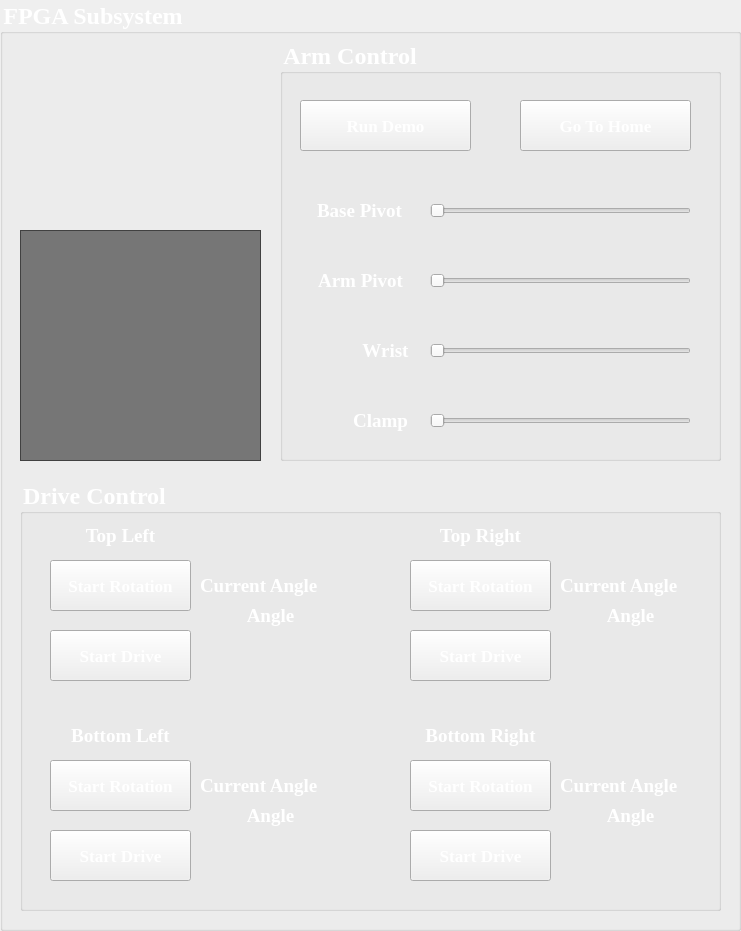
  <widget class="QGroupBox" name="FPGA_Subsytem">
   <property name="geometry">
    <rect>
     <x>1160</x>
     <y>20</y>
     <width>741</width>
     <height>931</height>
    </rect>
   </property>
   <property name="font">
    <font>
     <family>Georgia</family>
     <pointsize>18</pointsize>
     <weight>75</weight>
     <bold>true</bold>
    </font>
   </property>
   <property name="styleSheet">
    <string notr="true">color: rgb(255, 255, 255);</string>
   </property>
   <property name="title">
    <string>FPGA Subsystem</string>
   </property>
   <widget class="QGroupBox" name="Arm_Control">
    <property name="geometry">
     <rect>
      <x>280</x>
      <y>40</y>
      <width>441</width>
      <height>421</height>
     </rect>
    </property>
    <property name="font">
     <font>
      <family>Georgia</family>
      <pointsize>18</pointsize>
      <weight>75</weight>
      <bold>true</bold>
     </font>
    </property>
    <property name="styleSheet">
     <string notr="true">color: rgb(255, 255, 255);</string>
    </property>
    <property name="title">
     <string>Arm Control</string>
    </property>
    <widget class="QPushButton" name="Arm_Demo_Button">
     <property name="geometry">
      <rect>
       <x>20</x>
       <y>60</y>
       <width>171</width>
       <height>51</height>
      </rect>
     </property>
     <property name="font">
      <font>
       <family>Georgia</family>
       <pointsize>13</pointsize>
       <weight>75</weight>
       <bold>true</bold>
      </font>
     </property>
     <property name="styleSheet">
      <string notr="true">color: rgb(255, 255, 255);
background-color: qconicalgradient(cx:0.5, cy:0.5, angle:0, stop:0 rgba(0, 0, 0, 255), stop:0.16 rgba(97, 76, 15, 255), stop:0.225 rgba(115, 97, 28, 255), stop:0.285 rgba(93, 83, 33, 255), stop:0.345 rgba(105, 98, 45, 255), stop:0.415 rgba(127, 123, 58, 255), stop:0.52 rgba(166, 151, 60, 255), stop:0.57 rgba(151, 126, 41, 255), stop:0.635 rgba(133, 112, 33, 255), stop:0.695 rgba(162, 139, 54, 255), stop:0.75 rgba(157, 145, 62, 255), stop:0.815 rgba(171, 153, 60, 255), stop:0.88 rgba(167, 139, 45, 255), stop:0.935 rgba(112, 88, 21, 255), stop:1 rgba(0, 0, 0, 255));</string>
     </property>
     <property name="text">
      <string>Run Demo</string>
     </property>
    </widget>
    <widget class="QSlider" name="Base_Pivot_Slider_1">
     <property name="geometry">
      <rect>
       <x>150</x>
       <y>150</y>
       <width>261</width>
       <height>41</height>
      </rect>
     </property>
     <property name="styleSheet">
      <string notr="true">background-color: qconicalgradient(cx:0.5, cy:0.5, angle:0, stop:0 rgba(35, 40, 3, 255), stop:0.16 rgba(136, 106, 22, 255), stop:0.225 rgba(166, 140, 41, 255), stop:0.285 rgba(176, 156, 63, 255), stop:0.345 rgba(175, 163, 76, 255), stop:0.415 rgba(194, 187, 89, 255), stop:0.52 rgba(209, 190, 76, 255), stop:0.57 rgba(187, 156, 51, 255), stop:0.635 rgba(168, 142, 42, 255), stop:0.695 rgba(202, 174, 68, 255), stop:0.75 rgba(203, 188, 80, 255), stop:0.815 rgba(208, 187, 73, 255), stop:0.88 rgba(187, 156, 51, 255), stop:0.935 rgba(137, 108, 26, 255), stop:1 rgba(35, 40, 3, 255));
selection-background-color: rgb(0, 0, 0);
selection-color: rgb(0, 0, 0);
alternate-background-color: rgb(0, 0, 0);
color: rgb(0, 0, 0);</string>
     </property>
     <property name="orientation">
      <enum>Qt::Horizontal</enum>
     </property>
    </widget>
    <widget class="QLabel" name="Base_Pivot_Label">
     <property name="geometry">
      <rect>
       <x>19</x>
       <y>160</y>
       <width>121</width>
       <height>21</height>
      </rect>
     </property>
     <property name="font">
      <font>
       <family>Georgia</family>
       <pointsize>14</pointsize>
       <weight>75</weight>
       <bold>true</bold>
      </font>
     </property>
     <property name="styleSheet">
      <string notr="true">color: rgb(255, 255, 255)</string>
     </property>
     <property name="text">
      <string>Base Pivot</string>
     </property>
     <property name="alignment">
      <set>Qt::AlignCenter</set>
     </property>
    </widget>
    <widget class="QLabel" name="Arm_Pivot_Label">
     <property name="geometry">
      <rect>
       <x>20</x>
       <y>230</y>
       <width>121</width>
       <height>21</height>
      </rect>
     </property>
     <property name="font">
      <font>
       <family>Georgia</family>
       <pointsize>14</pointsize>
       <weight>75</weight>
       <bold>true</bold>
      </font>
     </property>
     <property name="styleSheet">
      <string notr="true">color: rgb(255, 255, 255)</string>
     </property>
     <property name="text">
      <string>Arm Pivot</string>
     </property>
     <property name="alignment">
      <set>Qt::AlignCenter</set>
     </property>
    </widget>
    <widget class="QLabel" name="Wrist_Label">
     <property name="geometry">
      <rect>
       <x>60</x>
       <y>300</y>
       <width>91</width>
       <height>21</height>
      </rect>
     </property>
     <property name="font">
      <font>
       <family>Georgia</family>
       <pointsize>14</pointsize>
       <weight>75</weight>
       <bold>true</bold>
      </font>
     </property>
     <property name="styleSheet">
      <string notr="true">color: rgb(255, 255, 255)</string>
     </property>
     <property name="text">
      <string>Wrist</string>
     </property>
     <property name="alignment">
      <set>Qt::AlignCenter</set>
     </property>
    </widget>
    <widget class="QSlider" name="Arm_Pivot_Slider">
     <property name="geometry">
      <rect>
       <x>150</x>
       <y>220</y>
       <width>261</width>
       <height>41</height>
      </rect>
     </property>
     <property name="styleSheet">
      <string notr="true">background-color: qconicalgradient(cx:0.5, cy:0.5, angle:0, stop:0 rgba(35, 40, 3, 255), stop:0.16 rgba(136, 106, 22, 255), stop:0.225 rgba(166, 140, 41, 255), stop:0.285 rgba(176, 156, 63, 255), stop:0.345 rgba(175, 163, 76, 255), stop:0.415 rgba(194, 187, 89, 255), stop:0.52 rgba(209, 190, 76, 255), stop:0.57 rgba(187, 156, 51, 255), stop:0.635 rgba(168, 142, 42, 255), stop:0.695 rgba(202, 174, 68, 255), stop:0.75 rgba(203, 188, 80, 255), stop:0.815 rgba(208, 187, 73, 255), stop:0.88 rgba(187, 156, 51, 255), stop:0.935 rgba(137, 108, 26, 255), stop:1 rgba(35, 40, 3, 255));
selection-background-color: rgb(0, 0, 0);
selection-color: rgb(0, 0, 0);
alternate-background-color: rgb(0, 0, 0);
color: rgb(0, 0, 0);</string>
     </property>
     <property name="orientation">
      <enum>Qt::Horizontal</enum>
     </property>
    </widget>
    <widget class="QSlider" name="Wrist_Slider">
     <property name="geometry">
      <rect>
       <x>150</x>
       <y>290</y>
       <width>261</width>
       <height>41</height>
      </rect>
     </property>
     <property name="styleSheet">
      <string notr="true">background-color: qconicalgradient(cx:0.5, cy:0.5, angle:0, stop:0 rgba(35, 40, 3, 255), stop:0.16 rgba(136, 106, 22, 255), stop:0.225 rgba(166, 140, 41, 255), stop:0.285 rgba(176, 156, 63, 255), stop:0.345 rgba(175, 163, 76, 255), stop:0.415 rgba(194, 187, 89, 255), stop:0.52 rgba(209, 190, 76, 255), stop:0.57 rgba(187, 156, 51, 255), stop:0.635 rgba(168, 142, 42, 255), stop:0.695 rgba(202, 174, 68, 255), stop:0.75 rgba(203, 188, 80, 255), stop:0.815 rgba(208, 187, 73, 255), stop:0.88 rgba(187, 156, 51, 255), stop:0.935 rgba(137, 108, 26, 255), stop:1 rgba(35, 40, 3, 255));
selection-background-color: rgb(0, 0, 0);
selection-color: rgb(0, 0, 0);
alternate-background-color: rgb(0, 0, 0);
color: rgb(0, 0, 0);</string>
     </property>
     <property name="orientation">
      <enum>Qt::Horizontal</enum>
     </property>
    </widget>
    <widget class="QPushButton" name="Arm_Home_Button">
     <property name="geometry">
      <rect>
       <x>240</x>
       <y>60</y>
       <width>171</width>
       <height>51</height>
      </rect>
     </property>
     <property name="font">
      <font>
       <family>Georgia</family>
       <pointsize>13</pointsize>
       <weight>75</weight>
       <bold>true</bold>
      </font>
     </property>
     <property name="styleSheet">
      <string notr="true">color: rgb(255, 255, 255);
background-color: qconicalgradient(cx:0.5, cy:0.5, angle:0, stop:0 rgba(0, 0, 0, 255), stop:0.16 rgba(97, 76, 15, 255), stop:0.225 rgba(115, 97, 28, 255), stop:0.285 rgba(93, 83, 33, 255), stop:0.345 rgba(105, 98, 45, 255), stop:0.415 rgba(127, 123, 58, 255), stop:0.52 rgba(166, 151, 60, 255), stop:0.57 rgba(151, 126, 41, 255), stop:0.635 rgba(133, 112, 33, 255), stop:0.695 rgba(162, 139, 54, 255), stop:0.75 rgba(157, 145, 62, 255), stop:0.815 rgba(171, 153, 60, 255), stop:0.88 rgba(167, 139, 45, 255), stop:0.935 rgba(112, 88, 21, 255), stop:1 rgba(0, 0, 0, 255));</string>
     </property>
     <property name="text">
      <string>Go To Home</string>
     </property>
    </widget>
    <widget class="QLabel" name="Clamp_Label">
     <property name="geometry">
      <rect>
       <x>50</x>
       <y>370</y>
       <width>101</width>
       <height>21</height>
      </rect>
     </property>
     <property name="font">
      <font>
       <family>Georgia</family>
       <pointsize>14</pointsize>
       <weight>75</weight>
       <bold>true</bold>
      </font>
     </property>
     <property name="styleSheet">
      <string notr="true">color: rgb(255, 255, 255)</string>
     </property>
     <property name="text">
      <string>Clamp</string>
     </property>
     <property name="alignment">
      <set>Qt::AlignCenter</set>
     </property>
    </widget>
    <widget class="QSlider" name="Clamp_Slider">
     <property name="geometry">
      <rect>
       <x>150</x>
       <y>360</y>
       <width>261</width>
       <height>41</height>
      </rect>
     </property>
     <property name="styleSheet">
      <string notr="true">background-color: qconicalgradient(cx:0.5, cy:0.5, angle:0, stop:0 rgba(35, 40, 3, 255), stop:0.16 rgba(136, 106, 22, 255), stop:0.225 rgba(166, 140, 41, 255), stop:0.285 rgba(176, 156, 63, 255), stop:0.345 rgba(175, 163, 76, 255), stop:0.415 rgba(194, 187, 89, 255), stop:0.52 rgba(209, 190, 76, 255), stop:0.57 rgba(187, 156, 51, 255), stop:0.635 rgba(168, 142, 42, 255), stop:0.695 rgba(202, 174, 68, 255), stop:0.75 rgba(203, 188, 80, 255), stop:0.815 rgba(208, 187, 73, 255), stop:0.88 rgba(187, 156, 51, 255), stop:0.935 rgba(137, 108, 26, 255), stop:1 rgba(35, 40, 3, 255));
selection-background-color: rgb(0, 0, 0);
selection-color: rgb(0, 0, 0);
alternate-background-color: rgb(0, 0, 0);
color: rgb(0, 0, 0);</string>
     </property>
     <property name="orientation">
      <enum>Qt::Horizontal</enum>
     </property>
    </widget>
   </widget>
   <widget class="QTextEdit" name="Arm_Dialog_Box">
    <property name="geometry">
     <rect>
      <x>20</x>
      <y>230</y>
      <width>241</width>
      <height>231</height>
     </rect>
    </property>
    <property name="font">
     <font>
      <pointsize>16</pointsize>
     </font>
    </property>
    <property name="styleSheet">
     <string notr="true">background-color:rgba(36, 36, 36, 150);
color: rgb(255, 255, 255);</string>
    </property>
    <property name="markdown">
     <string/>
    </property>
    <property name="html">
     <string>&lt;!DOCTYPE HTML PUBLIC &quot;-//W3C//DTD HTML 4.0//EN&quot; &quot;http://www.w3.org/TR/REC-html40/strict.dtd&quot;&gt;
&lt;html&gt;&lt;head&gt;&lt;meta name=&quot;qrichtext&quot; content=&quot;1&quot; /&gt;&lt;style type=&quot;text/css&quot;&gt;
p, li { white-space: pre-wrap; }
&lt;/style&gt;&lt;/head&gt;&lt;body style=&quot; font-family:'Sans Serif'; font-size:16pt; font-weight:400; font-style:normal;&quot;&gt;
&lt;p style=&quot;-qt-paragraph-type:empty; margin-top:0px; margin-bottom:0px; margin-left:0px; margin-right:0px; -qt-block-indent:0; text-indent:0px;&quot;&gt;&lt;br /&gt;&lt;/p&gt;&lt;/body&gt;&lt;/html&gt;</string>
    </property>
   </widget>
   <widget class="QLabel" name="Sipeed_Logo">
    <property name="geometry">
     <rect>
      <x>50</x>
      <y>50</y>
      <width>171</width>
      <height>161</height>
     </rect>
    </property>
    <property name="text">
     <string/>
    </property>
    <property name="pixmap">
     <pixmap>Pictures/SipeedLogo.png</pixmap>
    </property>
    <property name="scaledContents">
     <bool>true</bool>
    </property>
   </widget>
   <widget class="QGroupBox" name="Drive_Control">
    <property name="geometry">
     <rect>
      <x>20</x>
      <y>480</y>
      <width>701</width>
      <height>431</height>
     </rect>
    </property>
    <property name="font">
     <font>
      <family>Georgia</family>
      <pointsize>18</pointsize>
      <weight>75</weight>
      <bold>true</bold>
     </font>
    </property>
    <property name="styleSheet">
     <string notr="true">color: rgb(255, 255, 255);</string>
    </property>
    <property name="title">
     <string>Drive Control</string>
    </property>
    <widget class="QLabel" name="Angle_Label_4">
     <property name="geometry">
      <rect>
       <x>560</x>
       <y>320</y>
       <width>101</width>
       <height>31</height>
      </rect>
     </property>
     <property name="font">
      <font>
       <family>Georgia</family>
       <pointsize>14</pointsize>
       <weight>75</weight>
       <bold>true</bold>
      </font>
     </property>
     <property name="styleSheet">
      <string notr="true">color: rgb(255, 255, 255)</string>
     </property>
     <property name="text">
      <string>Angle</string>
     </property>
     <property name="alignment">
      <set>Qt::AlignCenter</set>
     </property>
    </widget>
    <widget class="QPushButton" name="Drive_Button_1">
     <property name="geometry">
      <rect>
       <x>30</x>
       <y>150</y>
       <width>141</width>
       <height>51</height>
      </rect>
     </property>
     <property name="font">
      <font>
       <family>Georgia</family>
       <pointsize>13</pointsize>
       <weight>75</weight>
       <bold>true</bold>
      </font>
     </property>
     <property name="styleSheet">
      <string notr="true">color: rgb(255, 255, 255);
background-color: qconicalgradient(cx:0.5, cy:0.5, angle:0, stop:0 rgba(0, 0, 0, 255), stop:0.16 rgba(97, 76, 15, 255), stop:0.225 rgba(115, 97, 28, 255), stop:0.285 rgba(93, 83, 33, 255), stop:0.345 rgba(105, 98, 45, 255), stop:0.415 rgba(127, 123, 58, 255), stop:0.52 rgba(166, 151, 60, 255), stop:0.57 rgba(151, 126, 41, 255), stop:0.635 rgba(133, 112, 33, 255), stop:0.695 rgba(162, 139, 54, 255), stop:0.75 rgba(157, 145, 62, 255), stop:0.815 rgba(171, 153, 60, 255), stop:0.88 rgba(167, 139, 45, 255), stop:0.935 rgba(112, 88, 21, 255), stop:1 rgba(0, 0, 0, 255));</string>
     </property>
     <property name="text">
      <string>Start Drive</string>
     </property>
    </widget>
    <widget class="QLabel" name="Current_Ang_Txt_2">
     <property name="geometry">
      <rect>
       <x>180</x>
       <y>290</y>
       <width>161</width>
       <height>31</height>
      </rect>
     </property>
     <property name="font">
      <font>
       <family>Georgia</family>
       <pointsize>14</pointsize>
       <weight>75</weight>
       <bold>true</bold>
      </font>
     </property>
     <property name="styleSheet">
      <string notr="true">color: rgb(255, 255, 255);</string>
     </property>
     <property name="text">
      <string>Current Angle</string>
     </property>
    </widget>
    <widget class="QPushButton" name="Rotation_Button_3">
     <property name="geometry">
      <rect>
       <x>390</x>
       <y>280</y>
       <width>141</width>
       <height>51</height>
      </rect>
     </property>
     <property name="font">
      <font>
       <family>Georgia</family>
       <pointsize>13</pointsize>
       <weight>75</weight>
       <bold>true</bold>
      </font>
     </property>
     <property name="styleSheet">
      <string notr="true">color: rgb(255, 255, 255);
background-color: qconicalgradient(cx:0.5, cy:0.5, angle:0, stop:0 rgba(0, 0, 0, 255), stop:0.16 rgba(97, 76, 15, 255), stop:0.225 rgba(115, 97, 28, 255), stop:0.285 rgba(93, 83, 33, 255), stop:0.345 rgba(105, 98, 45, 255), stop:0.415 rgba(127, 123, 58, 255), stop:0.52 rgba(166, 151, 60, 255), stop:0.57 rgba(151, 126, 41, 255), stop:0.635 rgba(133, 112, 33, 255), stop:0.695 rgba(162, 139, 54, 255), stop:0.75 rgba(157, 145, 62, 255), stop:0.815 rgba(171, 153, 60, 255), stop:0.88 rgba(167, 139, 45, 255), stop:0.935 rgba(112, 88, 21, 255), stop:1 rgba(0, 0, 0, 255));</string>
     </property>
     <property name="text">
      <string>Start Rotation</string>
     </property>
    </widget>
    <widget class="QLabel" name="Angle_Label_2">
     <property name="geometry">
      <rect>
       <x>560</x>
       <y>120</y>
       <width>101</width>
       <height>31</height>
      </rect>
     </property>
     <property name="font">
      <font>
       <family>Georgia</family>
       <pointsize>14</pointsize>
       <weight>75</weight>
       <bold>true</bold>
      </font>
     </property>
     <property name="styleSheet">
      <string notr="true">color: rgb(255, 255, 255)</string>
     </property>
     <property name="text">
      <string>Angle</string>
     </property>
     <property name="alignment">
      <set>Qt::AlignCenter</set>
     </property>
    </widget>
    <widget class="QPushButton" name="Rotation_Button_1">
     <property name="geometry">
      <rect>
       <x>30</x>
       <y>80</y>
       <width>141</width>
       <height>51</height>
      </rect>
     </property>
     <property name="font">
      <font>
       <family>Georgia</family>
       <pointsize>13</pointsize>
       <weight>75</weight>
       <bold>true</bold>
      </font>
     </property>
     <property name="styleSheet">
      <string notr="true">color: rgb(255, 255, 255);
background-color: qconicalgradient(cx:0.5, cy:0.5, angle:0, stop:0 rgba(0, 0, 0, 255), stop:0.16 rgba(97, 76, 15, 255), stop:0.225 rgba(115, 97, 28, 255), stop:0.285 rgba(93, 83, 33, 255), stop:0.345 rgba(105, 98, 45, 255), stop:0.415 rgba(127, 123, 58, 255), stop:0.52 rgba(166, 151, 60, 255), stop:0.57 rgba(151, 126, 41, 255), stop:0.635 rgba(133, 112, 33, 255), stop:0.695 rgba(162, 139, 54, 255), stop:0.75 rgba(157, 145, 62, 255), stop:0.815 rgba(171, 153, 60, 255), stop:0.88 rgba(167, 139, 45, 255), stop:0.935 rgba(112, 88, 21, 255), stop:1 rgba(0, 0, 0, 255));</string>
     </property>
     <property name="text">
      <string>Start Rotation</string>
     </property>
    </widget>
    <widget class="QPushButton" name="Drive_Button_2">
     <property name="geometry">
      <rect>
       <x>390</x>
       <y>150</y>
       <width>141</width>
       <height>51</height>
      </rect>
     </property>
     <property name="font">
      <font>
       <family>Georgia</family>
       <pointsize>13</pointsize>
       <weight>75</weight>
       <bold>true</bold>
      </font>
     </property>
     <property name="styleSheet">
      <string notr="true">color: rgb(255, 255, 255);
background-color: qconicalgradient(cx:0.5, cy:0.5, angle:0, stop:0 rgba(0, 0, 0, 255), stop:0.16 rgba(97, 76, 15, 255), stop:0.225 rgba(115, 97, 28, 255), stop:0.285 rgba(93, 83, 33, 255), stop:0.345 rgba(105, 98, 45, 255), stop:0.415 rgba(127, 123, 58, 255), stop:0.52 rgba(166, 151, 60, 255), stop:0.57 rgba(151, 126, 41, 255), stop:0.635 rgba(133, 112, 33, 255), stop:0.695 rgba(162, 139, 54, 255), stop:0.75 rgba(157, 145, 62, 255), stop:0.815 rgba(171, 153, 60, 255), stop:0.88 rgba(167, 139, 45, 255), stop:0.935 rgba(112, 88, 21, 255), stop:1 rgba(0, 0, 0, 255));</string>
     </property>
     <property name="text">
      <string>Start Drive</string>
     </property>
    </widget>
    <widget class="QLabel" name="Current_Ang_Txt_1">
     <property name="geometry">
      <rect>
       <x>540</x>
       <y>90</y>
       <width>151</width>
       <height>31</height>
      </rect>
     </property>
     <property name="font">
      <font>
       <family>Georgia</family>
       <pointsize>14</pointsize>
       <weight>75</weight>
       <bold>true</bold>
      </font>
     </property>
     <property name="styleSheet">
      <string notr="true">color: rgb(255, 255, 255);</string>
     </property>
     <property name="text">
      <string>Current Angle</string>
     </property>
    </widget>
    <widget class="QLabel" name="Current_Ang_Txt_4">
     <property name="geometry">
      <rect>
       <x>180</x>
       <y>90</y>
       <width>151</width>
       <height>31</height>
      </rect>
     </property>
     <property name="font">
      <font>
       <family>Georgia</family>
       <pointsize>14</pointsize>
       <weight>75</weight>
       <bold>true</bold>
      </font>
     </property>
     <property name="styleSheet">
      <string notr="true">color: rgb(255, 255, 255);</string>
     </property>
     <property name="text">
      <string>Current Angle</string>
     </property>
    </widget>
    <widget class="QPushButton" name="Rotation_Button_2">
     <property name="geometry">
      <rect>
       <x>390</x>
       <y>80</y>
       <width>141</width>
       <height>51</height>
      </rect>
     </property>
     <property name="font">
      <font>
       <family>Georgia</family>
       <pointsize>13</pointsize>
       <weight>75</weight>
       <bold>true</bold>
      </font>
     </property>
     <property name="styleSheet">
      <string notr="true">color: rgb(255, 255, 255);
background-color: qconicalgradient(cx:0.5, cy:0.5, angle:0, stop:0 rgba(0, 0, 0, 255), stop:0.16 rgba(97, 76, 15, 255), stop:0.225 rgba(115, 97, 28, 255), stop:0.285 rgba(93, 83, 33, 255), stop:0.345 rgba(105, 98, 45, 255), stop:0.415 rgba(127, 123, 58, 255), stop:0.52 rgba(166, 151, 60, 255), stop:0.57 rgba(151, 126, 41, 255), stop:0.635 rgba(133, 112, 33, 255), stop:0.695 rgba(162, 139, 54, 255), stop:0.75 rgba(157, 145, 62, 255), stop:0.815 rgba(171, 153, 60, 255), stop:0.88 rgba(167, 139, 45, 255), stop:0.935 rgba(112, 88, 21, 255), stop:1 rgba(0, 0, 0, 255));</string>
     </property>
     <property name="text">
      <string>Start Rotation</string>
     </property>
    </widget>
    <widget class="QLabel" name="Angle_Label_1">
     <property name="geometry">
      <rect>
       <x>200</x>
       <y>120</y>
       <width>101</width>
       <height>31</height>
      </rect>
     </property>
     <property name="font">
      <font>
       <family>Georgia</family>
       <pointsize>14</pointsize>
       <weight>75</weight>
       <bold>true</bold>
      </font>
     </property>
     <property name="styleSheet">
      <string notr="true">color: rgb(255, 255, 255)</string>
     </property>
     <property name="text">
      <string>Angle</string>
     </property>
     <property name="alignment">
      <set>Qt::AlignCenter</set>
     </property>
    </widget>
    <widget class="QPushButton" name="Drive_Button_3">
     <property name="geometry">
      <rect>
       <x>390</x>
       <y>350</y>
       <width>141</width>
       <height>51</height>
      </rect>
     </property>
     <property name="font">
      <font>
       <family>Georgia</family>
       <pointsize>13</pointsize>
       <weight>75</weight>
       <bold>true</bold>
      </font>
     </property>
     <property name="styleSheet">
      <string notr="true">color: rgb(255, 255, 255);
background-color: qconicalgradient(cx:0.5, cy:0.5, angle:0, stop:0 rgba(0, 0, 0, 255), stop:0.16 rgba(97, 76, 15, 255), stop:0.225 rgba(115, 97, 28, 255), stop:0.285 rgba(93, 83, 33, 255), stop:0.345 rgba(105, 98, 45, 255), stop:0.415 rgba(127, 123, 58, 255), stop:0.52 rgba(166, 151, 60, 255), stop:0.57 rgba(151, 126, 41, 255), stop:0.635 rgba(133, 112, 33, 255), stop:0.695 rgba(162, 139, 54, 255), stop:0.75 rgba(157, 145, 62, 255), stop:0.815 rgba(171, 153, 60, 255), stop:0.88 rgba(167, 139, 45, 255), stop:0.935 rgba(112, 88, 21, 255), stop:1 rgba(0, 0, 0, 255));</string>
     </property>
     <property name="text">
      <string>Start Drive</string>
     </property>
    </widget>
    <widget class="QPushButton" name="Drive_Button_4">
     <property name="geometry">
      <rect>
       <x>30</x>
       <y>350</y>
       <width>141</width>
       <height>51</height>
      </rect>
     </property>
     <property name="font">
      <font>
       <family>Georgia</family>
       <pointsize>13</pointsize>
       <weight>75</weight>
       <bold>true</bold>
      </font>
     </property>
     <property name="styleSheet">
      <string notr="true">color: rgb(255, 255, 255);
background-color: qconicalgradient(cx:0.5, cy:0.5, angle:0, stop:0 rgba(0, 0, 0, 255), stop:0.16 rgba(97, 76, 15, 255), stop:0.225 rgba(115, 97, 28, 255), stop:0.285 rgba(93, 83, 33, 255), stop:0.345 rgba(105, 98, 45, 255), stop:0.415 rgba(127, 123, 58, 255), stop:0.52 rgba(166, 151, 60, 255), stop:0.57 rgba(151, 126, 41, 255), stop:0.635 rgba(133, 112, 33, 255), stop:0.695 rgba(162, 139, 54, 255), stop:0.75 rgba(157, 145, 62, 255), stop:0.815 rgba(171, 153, 60, 255), stop:0.88 rgba(167, 139, 45, 255), stop:0.935 rgba(112, 88, 21, 255), stop:1 rgba(0, 0, 0, 255));</string>
     </property>
     <property name="text">
      <string>Start Drive</string>
     </property>
    </widget>
    <widget class="QPushButton" name="Rotation_Button_4">
     <property name="geometry">
      <rect>
       <x>30</x>
       <y>280</y>
       <width>141</width>
       <height>51</height>
      </rect>
     </property>
     <property name="font">
      <font>
       <family>Georgia</family>
       <pointsize>13</pointsize>
       <weight>75</weight>
       <bold>true</bold>
      </font>
     </property>
     <property name="styleSheet">
      <string notr="true">color: rgb(255, 255, 255);
background-color: qconicalgradient(cx:0.5, cy:0.5, angle:0, stop:0 rgba(0, 0, 0, 255), stop:0.16 rgba(97, 76, 15, 255), stop:0.225 rgba(115, 97, 28, 255), stop:0.285 rgba(93, 83, 33, 255), stop:0.345 rgba(105, 98, 45, 255), stop:0.415 rgba(127, 123, 58, 255), stop:0.52 rgba(166, 151, 60, 255), stop:0.57 rgba(151, 126, 41, 255), stop:0.635 rgba(133, 112, 33, 255), stop:0.695 rgba(162, 139, 54, 255), stop:0.75 rgba(157, 145, 62, 255), stop:0.815 rgba(171, 153, 60, 255), stop:0.88 rgba(167, 139, 45, 255), stop:0.935 rgba(112, 88, 21, 255), stop:1 rgba(0, 0, 0, 255));</string>
     </property>
     <property name="text">
      <string>Start Rotation</string>
     </property>
    </widget>
    <widget class="QLabel" name="Current_Ang_Txt_3">
     <property name="geometry">
      <rect>
       <x>540</x>
       <y>290</y>
       <width>151</width>
       <height>31</height>
      </rect>
     </property>
     <property name="font">
      <font>
       <family>Georgia</family>
       <pointsize>14</pointsize>
       <weight>75</weight>
       <bold>true</bold>
      </font>
     </property>
     <property name="styleSheet">
      <string notr="true">color: rgb(255, 255, 255);</string>
     </property>
     <property name="text">
      <string>Current Angle</string>
     </property>
    </widget>
    <widget class="QLabel" name="Angle_Label_3">
     <property name="geometry">
      <rect>
       <x>200</x>
       <y>320</y>
       <width>101</width>
       <height>31</height>
      </rect>
     </property>
     <property name="font">
      <font>
       <family>Georgia</family>
       <pointsize>14</pointsize>
       <weight>75</weight>
       <bold>true</bold>
      </font>
     </property>
     <property name="styleSheet">
      <string notr="true">color: rgb(255, 255, 255)</string>
     </property>
     <property name="text">
      <string>Angle</string>
     </property>
     <property name="alignment">
      <set>Qt::AlignCenter</set>
     </property>
    </widget>
    <widget class="QLabel" name="SwervePosition_Label_1">
     <property name="geometry">
      <rect>
       <x>30</x>
       <y>40</y>
       <width>141</width>
       <height>31</height>
      </rect>
     </property>
     <property name="font">
      <font>
       <family>Georgia</family>
       <pointsize>14</pointsize>
       <weight>75</weight>
       <bold>true</bold>
      </font>
     </property>
     <property name="styleSheet">
      <string notr="true">color: rgb(255, 255, 255);</string>
     </property>
     <property name="text">
      <string>Top Left</string>
     </property>
     <property name="alignment">
      <set>Qt::AlignCenter</set>
     </property>
    </widget>
    <widget class="QLabel" name="SwervePosition_Label_2">
     <property name="geometry">
      <rect>
       <x>30</x>
       <y>240</y>
       <width>141</width>
       <height>31</height>
      </rect>
     </property>
     <property name="font">
      <font>
       <family>Georgia</family>
       <pointsize>14</pointsize>
       <weight>75</weight>
       <bold>true</bold>
      </font>
     </property>
     <property name="styleSheet">
      <string notr="true">color: rgb(255, 255, 255);</string>
     </property>
     <property name="text">
      <string>Bottom Left</string>
     </property>
     <property name="alignment">
      <set>Qt::AlignCenter</set>
     </property>
    </widget>
    <widget class="QLabel" name="SwervePosition_Label_3">
     <property name="geometry">
      <rect>
       <x>390</x>
       <y>40</y>
       <width>141</width>
       <height>31</height>
      </rect>
     </property>
     <property name="font">
      <font>
       <family>Georgia</family>
       <pointsize>14</pointsize>
       <weight>75</weight>
       <bold>true</bold>
      </font>
     </property>
     <property name="styleSheet">
      <string notr="true">color: rgb(255, 255, 255);</string>
     </property>
     <property name="text">
      <string>Top Right</string>
     </property>
     <property name="alignment">
      <set>Qt::AlignCenter</set>
     </property>
    </widget>
    <widget class="QLabel" name="SwervePosition_Label_4">
     <property name="geometry">
      <rect>
       <x>390</x>
       <y>240</y>
       <width>141</width>
       <height>31</height>
      </rect>
     </property>
     <property name="font">
      <font>
       <family>Georgia</family>
       <pointsize>14</pointsize>
       <weight>75</weight>
       <bold>true</bold>
      </font>
     </property>
     <property name="styleSheet">
      <string notr="true">color: rgb(255, 255, 255);</string>
     </property>
     <property name="text">
      <string>Bottom Right</string>
     </property>
     <property name="alignment">
      <set>Qt::AlignCenter</set>
     </property>
    </widget>
   </widget>
  </widget>
